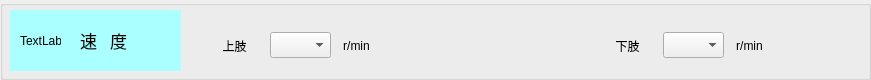
    <widget class="QGroupBox" name="groupBox_12">
     <property name="geometry">
      <rect>
       <x>20</x>
       <y>370</y>
       <width>871</width>
       <height>80</height>
      </rect>
     </property>
     <property name="title">
      <string/>
     </property>
     <widget class="QWidget" name="widget_11" native="true">
      <property name="geometry">
       <rect>
        <x>10</x>
        <y>10</y>
        <width>171</width>
        <height>61</height>
       </rect>
      </property>
      <property name="styleSheet">
       <string notr="true">background-color: rgb(170, 255, 255);</string>
      </property>
      <widget class="QLabel" name="label_32">
       <property name="geometry">
        <rect>
         <x>10</x>
         <y>10</y>
         <width>41</width>
         <height>41</height>
        </rect>
       </property>
       <property name="text">
        <string>TextLabel</string>
       </property>
      </widget>
      <widget class="QLabel" name="label_33">
       <property name="geometry">
        <rect>
         <x>70</x>
         <y>10</y>
         <width>91</width>
         <height>41</height>
        </rect>
       </property>
       <property name="font">
        <font>
         <family>黑体</family>
         <pointsize>13</pointsize>
        </font>
       </property>
       <property name="text">
        <string>速   度</string>
       </property>
      </widget>
     </widget>
     <widget class="QLabel" name="label_34">
      <property name="geometry">
       <rect>
        <x>331</x>
        <y>30</y>
        <width>51</width>
        <height>31</height>
       </rect>
      </property>
      <property name="text">
       <string>r/min</string>
      </property>
      <property name="alignment">
       <set>Qt::AlignCenter</set>
      </property>
     </widget>
     <widget class="QComboBox" name="upLimpSpeed4_ComboBox">
      <property name="geometry">
       <rect>
        <x>270</x>
        <y>32</y>
        <width>61</width>
        <height>26</height>
       </rect>
      </property>
     </widget>
     <widget class="QLabel" name="label_42">
      <property name="geometry">
       <rect>
        <x>200</x>
        <y>30</y>
        <width>69</width>
        <height>31</height>
       </rect>
      </property>
      <property name="text">
       <string>上肢</string>
      </property>
      <property name="alignment">
       <set>Qt::AlignCenter</set>
      </property>
     </widget>
     <widget class="QLabel" name="label_43">
      <property name="geometry">
       <rect>
        <x>724</x>
        <y>30</y>
        <width>51</width>
        <height>31</height>
       </rect>
      </property>
      <property name="text">
       <string>r/min</string>
      </property>
      <property name="alignment">
       <set>Qt::AlignCenter</set>
      </property>
     </widget>
     <widget class="QComboBox" name="downLimpSpeed4_ComboBox">
      <property name="geometry">
       <rect>
        <x>663</x>
        <y>32</y>
        <width>61</width>
        <height>26</height>
       </rect>
      </property>
     </widget>
     <widget class="QLabel" name="label_44">
      <property name="geometry">
       <rect>
        <x>593</x>
        <y>30</y>
        <width>69</width>
        <height>31</height>
       </rect>
      </property>
      <property name="text">
       <string>下肢</string>
      </property>
      <property name="alignment">
       <set>Qt::AlignCenter</set>
      </property>
     </widget>
    </widget>
